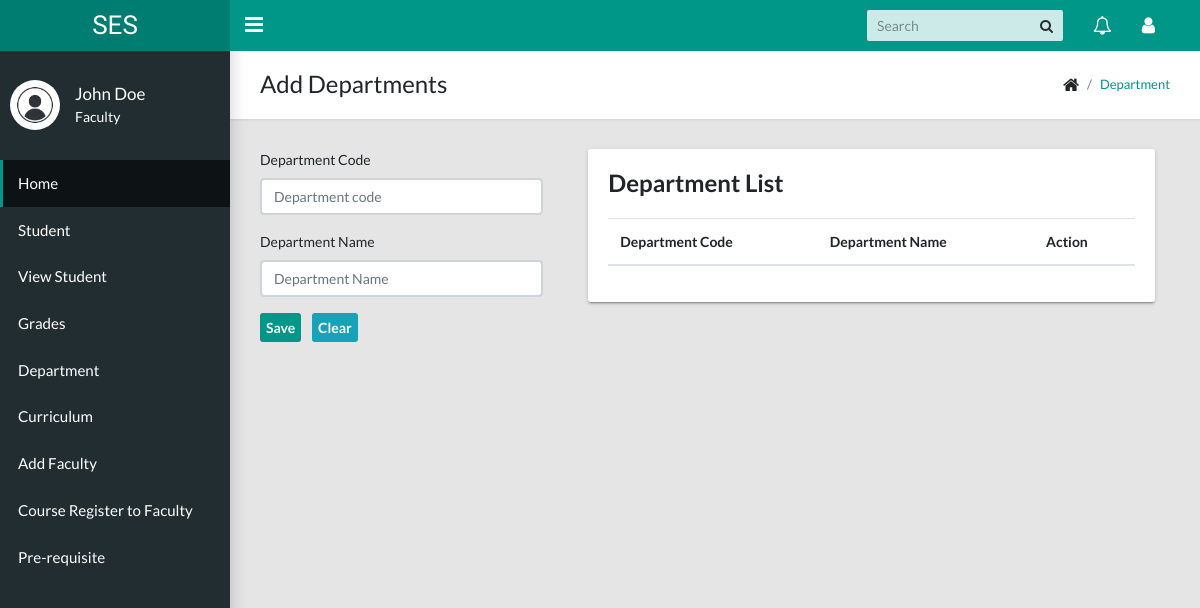
Before: /department-management/ (signed in) with the older database file.
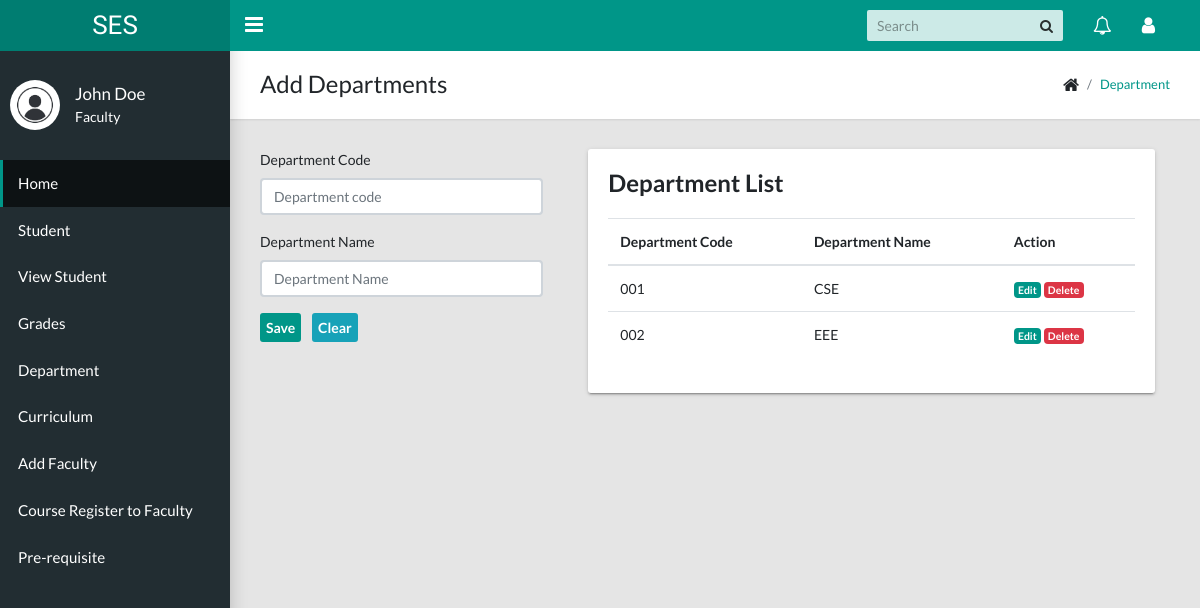
After: the same page with the newer database file.
### home/models.py (models this page shows, shortened)
class Department(models.Model):
    dep_code = models.CharField(max_length=10)
    dep_name = models.CharField(max_length=20)

### home/views.py (the view, shortened to what this page needs)
# urls.py: path('department-management/',views.department,name='department'),
@login_required
def department(request):
    dep_data = Department.objects.all()
    context={
        'departments': dep_data
    }
    return render(request, 'department.html',context)

### templates/department.html (shortened to what this page needs)
{% extends 'base.html' %} {% block containt %} {% load static %}
<main class="app-content">
  <div class="app-title">
    <div>
      <h1>Add Departments</h1>
    </div>
    <ul class="app-breadcrumb breadcrumb">
      <li class="breadcrumb-item"><i class="fa fa-home fa-lg"></i></li>
      <li class="breadcrumb-item"><a href="#">Department</a></li>
    </ul>
  </div>
  <div class="row">
    <div class="col-md-4">
      <form method="post">
        <div class="form-group">
          <label for="formGroupExampleInput">Department Code</label>
          <input
            name="dep_code"
            type="text"
            class="form-control"
            id="formGroupExampleInput"
            placeholder="Department code"
          />
        </div>
        <div class="form-group">
          <label for="formGroupExampleInput2">Department Name</label>
          <input
            name="dep_name"
            type="text"
            class="form-control"
            id="formGroupExampleInput2"
            placeholder="Department Name"
          />
        </div>
        <button class="btn btn-primary my-4 my-sm-0 mr-sm-2" type="submit">
          Save
        </button>
        <button class="btn btn-info my-4 my-sm-0 mr-sm-2" type="reset">
          Clear
        </button>
      </form>
    </div>
    <div class="col-md-8">
      <div class="col-md-12">
        <div class="tile">
          <h3 class="tile-title">Department List</h3>
          <div class="table-responsive">
            <table class="table">
              <thead>
                <tr>
                  <th>Department Code</th>
                  <th>Department Name</th>
                  <th>Action</th>
                </tr>
              </thead>
              <tbody>
                {% for data in departments %}
                <tr>
                  <td>{{ data.dep_code }}</td>
                  <td>{{ data.dep_name }}</td>
                  <td>
                    <div class="action_icon">
                      <a href="#" class="badge badge-primary">Edit</a>
                      <a
                        href="#"
                        class="badge badge-danger"
                        data-toggle="modal"
                        data-target="#exampleModal"
                        >Delete</a
                      >
                    </div>
                  </td>
                </tr>
                {% endfor %}
              </tbody>
            </table>
          </div>
        </div>
      </div>
    </div>
  </div>
</main>
{% endblock containt %}

Changed rows visible on the page:
added Department: dep_code "001", dep_name "CSE"
added Department: dep_code "002", dep_name "EEE"
